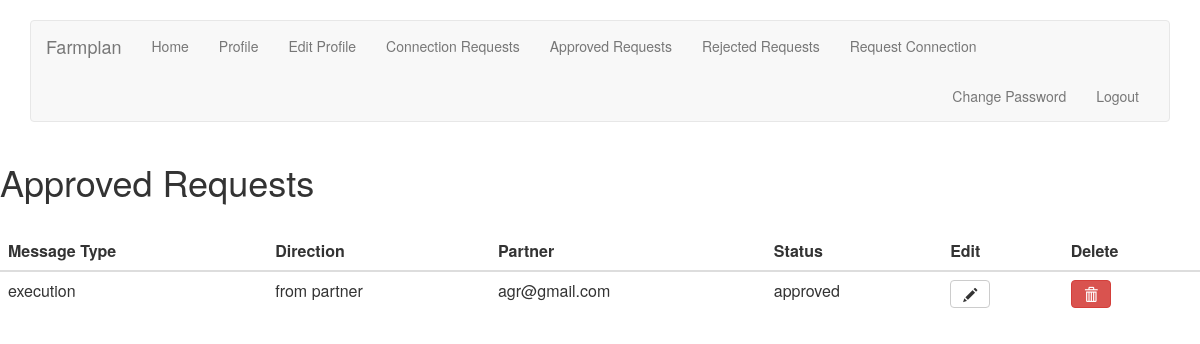
Screenshot of /connections/approved_table/ (signed in) with the database file from the repository.
### connections/models.py (models this page shows, shortened)
class ConnectionTable(models.Model):
    MESSAGE_CHOICES = (
        ('movement', 'movement'),
        ('execution', 'execution'),
        ('financial', 'financial'),
    )
    DIRECTION_CHOICES = (
        ('to partner', 'to partner'),
        ('from partner', 'from partner'),
    )
    STATUS_CHOICES = (
        ('awaiting approval', 'awaiting approval'),
        ('approved', 'approved'),
        ('rejected', 'rejected'),
    )
    user = models.ForeignKey(FarmUser, on_delete=models.CASCADE, limit_choices_to={'is_client': False, 'is_admin': False}, related_name="partner")
    message_type = models.CharField(max_length=50, choices=MESSAGE_CHOICES,default='')
    direction = models.CharField(max_length=50, choices=DIRECTION_CHOICES, default='')
    client = models.ForeignKey(FarmUser, on_delete=models.CASCADE, limit_choices_to={'is_client': True}, related_name="client")
    status = models.CharField(max_length=50, choices=STATUS_CHOICES, default='awaiting approval')
    slug = models.SlugField(max_length=150, unique=True)
    class Meta:
        unique_together = (('user','message_type','direction','client'))    #prevent duplicates
        ordering  = ('client', 'direction')                                 #order by client then direction

### accounts/models.py (models this page shows, shortened)
class FarmUser(AbstractBaseUser):
    email = models.EmailField(max_length=100, default='', unique=True)
    gatekeeper_id = models.CharField(max_length=10, unique=True)
    business_name = models.CharField(max_length=100, default='', unique=True)
    is_active = models.BooleanField(default=True)
    is_admin = models.BooleanField(default=False)
    is_client = models.BooleanField(default=False)
    objects = UserManager()
    USERNAME_FIELD = 'email'        #username field and password required by default
    REQUIRED_FIELDS = ['gatekeeper_id','business_name'] #used when executing command like python manage.py createsuperuser
    def __str__(self):
        return self.email

### connections/views.py (the view)
@login_required
def approved_table(request):
    if request.user.is_client:
        data = ConnectionTable.objects.filter(client=request.user, status="approved")
        args = {'data': data}
        return render(request, 'connections/client/approved_table.html', args)
    elif request.user.is_admin:
        data = ConnectionTable.objects.all()
        args = {'data': data}
        return render(request, 'connections/admin/approved_table.html', args)
    else:
        data = ConnectionTable.objects.filter(user=request.user, status="approved")
        args = {'data': data}
        return render(request, 'connections/partner/approved_table.html', args)

### connections/templates/connections/partner/approved_table.html (shortened to what this page needs)
{% extends 'base.html' %}
{% block body %}
<h1>Approved Requests</h1>
<br/>
<div>
    <table class="table">
        <thead>
              <tr>
                <th>Message Type</th>
                <th>Direction</th>
                <th>Partner</th>
                <th>Status</th>
                <th>Edit</th>
                <th>Delete</th>
              </tr>
        </thead>
        <tbody>
        {% for value in data %}
            <tr>
                <td>{{ value.message_type }}</td>
                <td>{{ value.direction }}</td>
                <td>{{ value.client }}</td>
                <td>{{ value.status }}</td>
                <td>
                    <a href="{% url 'connections:modify_connection' slug=value.slug %}">
                        <button type="button" class="btn btn-default">
                            <span class="glyphicon glyphicon-pencil" aria-hidden="true"></span>
                        </button>
                    </a>
                </td>
                <td>
                    <a href="{% url 'connections:delete_connection' slug=value.slug %}">
                        <button type="button" class="btn btn-danger">
                            <span class="glyphicon glyphicon-trash" aria-hidden="true"></span>
                        </button>
                    </a>
                </td>
            </tr>
        {% endfor %}
        </tbody>
    </table>
</div>
{% endblock %}

### rows the page displays
ConnectionTable: message_type "execution", direction "from partner", client "agr@gmail.com", status "approved"
